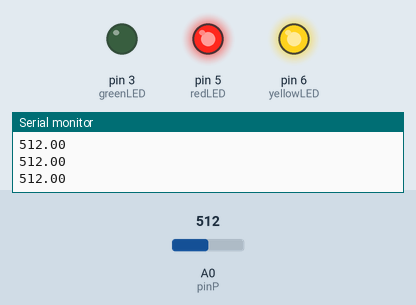
Simulated run of this sketch. Board: Arduino Uno, built with avr-gcc and run on an emulated ATmega328P. Shown: output pins drawn as LEDs (lit = HIGH), the last lines printed to the serial monitor. The test bench sets the inputs (shaded band); at power-on: A0 (pinP) = 512.

Above: at 1.2 s.
1.3 s: A0 (pinP) set to 499
At 1.9 s:
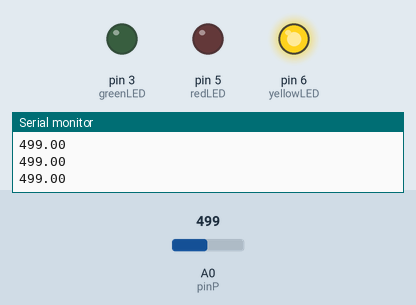
2.8 s: A0 (pinP) set to 273
4.3 s: A0 (pinP) set to 245
At 5.2 s:
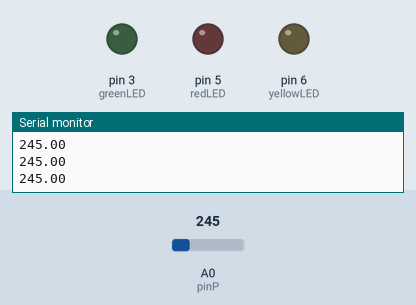
5.8 s: A0 (pinP) set to 777
At 6.5 s:
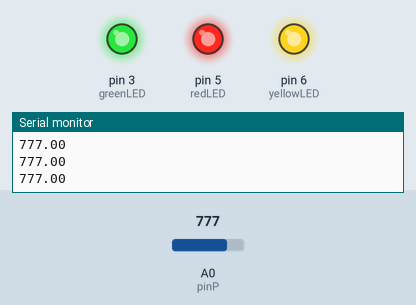
7.3 s: A0 (pinP) set to 755
At 7.6 s:
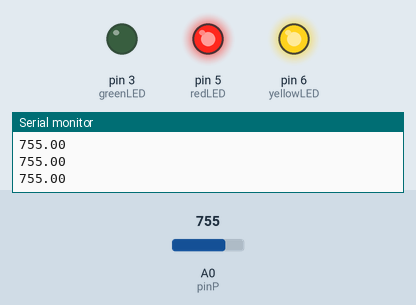
8.8 s: A0 (pinP) set to 900
At 9.8 s:
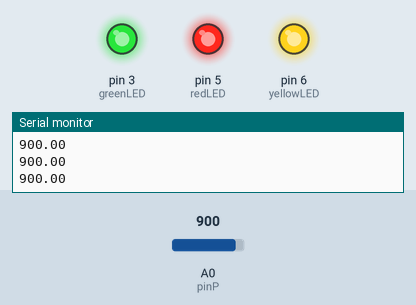
Timing chart, 0 to 11.3 s (numbered marks = the images above; inputs shaded):
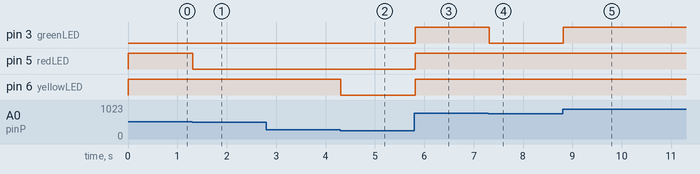

Measured:
- the behaviour switches between 512 and 511 on A0 (pinP) (found by bisection; images 0 and 1)
- the behaviour switches between 256 and 255 on A0 (pinP) (found by bisection; images 1 and 2)
- the behaviour switches between 768 and 767 on A0 (pinP) (found by bisection; images 3 and 4)
- after the input at 1.3 s, pin 5 (redLED): HIGH → LOW at once
- after the input at 4.3 s, pin 6 (yellowLED): HIGH → LOW at once
- after the input at 5.8 s, pin 3 (greenLED), pin 5 (redLED), pin 6 (yellowLED): LOW → HIGH at once
- after the input at 7.3 s, pin 3 (greenLED): HIGH → LOW at once
- after the input at 8.8 s, pin 3 (greenLED): LOW → HIGH at once

The sketch:

Light_Dimmer2.ino
```cpp
int yellowLED = 6;
int redLED = 5;
int greenLED = 3;
int pinP = A0;
float val = 0;

void setup() {
  // put your setup code here, to run once:
  pinMode(yellowLED, OUTPUT);
  pinMode(redLED, OUTPUT);
  pinMode(greenLED, OUTPUT);
  pinMode(pinP, INPUT);
  Serial.begin(9600);
}

void loop() {
  // put your main code here, to run repeatedly:
  val = analogRead(pinP);
  Serial.println(val);
  if(val < 255.75){
    digitalWrite(yellowLED, LOW);
    digitalWrite(redLED, LOW);
    digitalWrite(greenLED, LOW);
  }
  else if(val >= 255.75 && val < 511.5){
    digitalWrite(yellowLED, HIGH);
    digitalWrite(redLED, LOW);
    digitalWrite(greenLED, LOW);
  }
  else if(val >= 511.5 && val < 767.25){
    digitalWrite(yellowLED, HIGH);
    digitalWrite(redLED, HIGH);
    digitalWrite(greenLED, LOW);
  }
  else{
    digitalWrite(yellowLED, HIGH);
    digitalWrite(redLED, HIGH);
    digitalWrite(greenLED, HIGH);
  }
}
```
